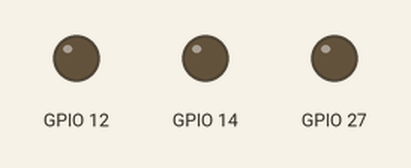
This sketch was run on a simulated ESP32. On the bench: output pins drawn as LEDs (lit = HIGH). What the sketch prints to the serial monitor is not drawn.

Above: at 0.6 s.
At 14.3 s:
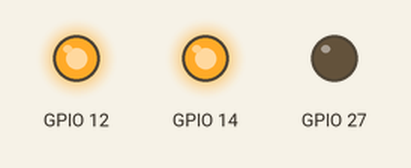
At 16.6 s:
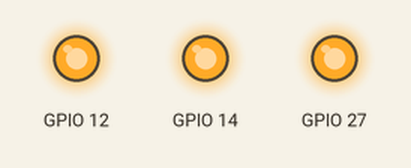
At 20.5 s:
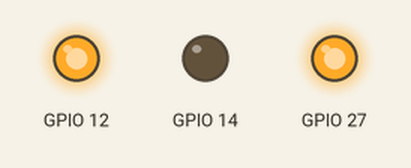
At 33.1 s:
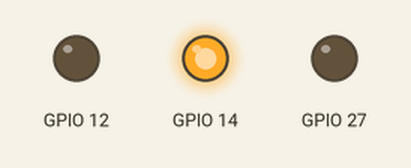
At 35.3 s:
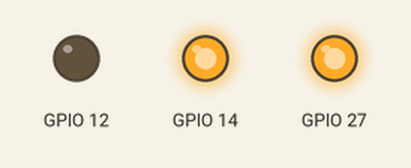
Timing chart, 0 to 40.0 s (numbered marks = the images above):
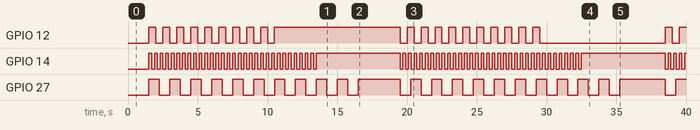

The sketch:

Opdracht5.ino
```cpp
// (licence header left out)
#define LED1 12 // GPIO 12
#define LED2 14 // etc.
#define LED3 27
struct s_led {
  byte gpio; // LED GPIO number
  byte state; // LED state
  unsigned napms; // Delay to use (ms)
  TaskHandle_t taskh; // Task handle
};

static s_led leds[3] = {
  { LED1, 0, 500, 0 },
  { LED2, 0, 200, 0 },
  { LED3, 0, 750, 0 }
};

static void led_task_func(void *argp) {
  s_led *ledp = (s_led*)argp;
  unsigned stack_hwm = 0, temp;
  delay(1000);
  for (;;) {
    digitalWrite(ledp->gpio,ledp->state ^= 1);
    temp = uxTaskGetStackHighWaterMark(nullptr);
  if ( !stack_hwm || temp < stack_hwm ) {
    stack_hwm = temp;
    printf("Task for gpio %d has stack hwm %u\n",
    ledp->gpio,stack_hwm);
    }
  delay(ledp->napms);
  }
}

void setup() {
  int app_cpu = 0; // CPU number
  delay(500); // Pause for serial setup
  app_cpu = xPortGetCoreID();
  printf("app_cpu is %d (%s core)\n",
  app_cpu,
  app_cpu > 0 ? "Dual" : "Single");
  printf("LEDs on gpios: ");
  for ( auto& led : leds ) {
    pinMode(led.gpio,OUTPUT);
    digitalWrite(led.gpio,LOW);
    xTaskCreatePinnedToCore(
    led_task_func,
    "led_task",
    2048,
    &led,
    1,
    &led.taskh,
    app_cpu
    );
    printf("%d ",led.gpio);
    putchar('\n');
  }
}
int counter = 0;
void loop() {
  printf("counter = %d\n", counter);
  if (counter == 10) {
    vTaskSuspend(leds[0].taskh);
    printf ("Suspend Task %d",(counter/3));
  }
  if (counter == 13) {
    vTaskSuspend(leds[1].taskh);
    printf ("Suspend Task %d",(counter/3));
  }
  if (counter == 16) {
    vTaskSuspend(leds[2].taskh);
    printf ("Suspend Task %d",(counter/3));
  }
  if (counter == 19) {
    vTaskResume(leds[0].taskh);
    vTaskResume(leds[1].taskh);
    vTaskResume(leds[2].taskh);
    counter = 0;
  }
  delay(1000);
  counter++;
}
```

Measured:
- by itself, GPIO 12: goes 9 × (HIGH 0.50 s, LOW 0.50 s), HIGH 9.0 s, 10 × (LOW 0.50 s, HIGH 0.50 s), LOW 9.0 s, HIGH 0.50 s, LOW 0.50 s, then HIGH
- by itself, GPIO 14: moves between LOW and HIGH, repeating every 19.0 s
- by itself, GPIO 27: goes 10 × (HIGH 0.75 s, LOW 0.75 s), HIGH 3.0 s, 10 × (LOW 0.75 s, HIGH 0.75 s), LOW 0.75 s, HIGH 3.3 s, LOW 0.75 s, then HIGH
